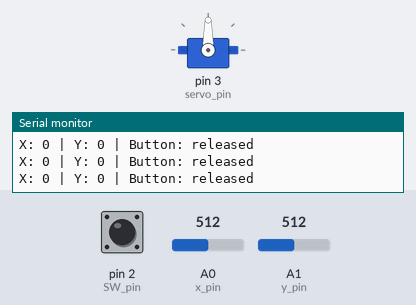
A sketch run on a simulated Arduino Uno, built with avr-gcc and run on an emulated ATmega328P. Parts: servo, the last lines printed to the serial monitor. The test bench sets the inputs (shaded band); at power-on: A0 (x_pin) = 512, A1 (y_pin) = 512, pin 2 (SW_pin) HIGH.

Above: at 1.2 s.
1.3 s: A0 (x_pin) set to 540
At 2.5 s:
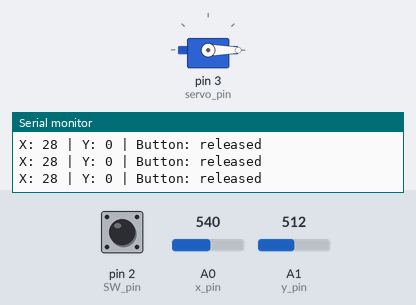
2.8 s: A0 (x_pin) set to 306
At 3.1 s:
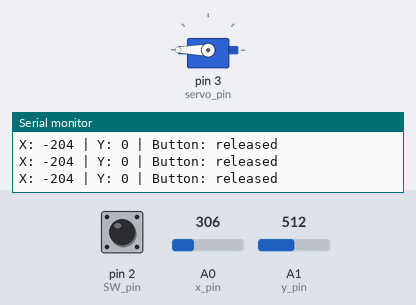
4.3 s: A1 (y_pin) set to 538
14.4 s: A1 (y_pin) set to 602
15.9 s: A1 (y_pin) set to 630
Timing chart, 0 to 18.4 s (numbered marks = the images above; inputs shaded):
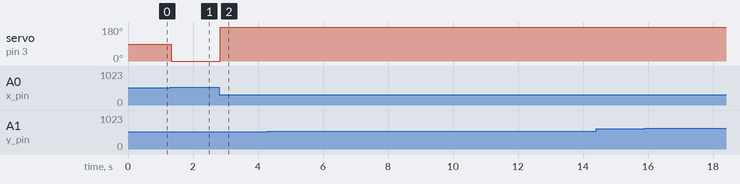

The sketch:

servo_on_nano.ino
```cpp
#include <Servo.h>

#define servo_pin  3
#define x_pin A0
#define y_pin A1
#define SW_pin 2

Servo yo_serve;

void setup() {
    Serial.begin(9600);
    pinMode(SW_pin, INPUT_PULLUP);
    yo_serve.attach(servo_pin, 500, 2400); // attach with standard pulse widths
}

void loop() {

  int x = map(analogRead(x_pin), 0, 1023, -507, 507);
  int y = map(analogRead(y_pin), 0, 1023, -507, 507);

  bool pressed = (digitalRead(SW_pin) == LOW);

  Serial.print("X: "); Serial.print(x);
  Serial.print(" | Y: "); Serial.print(y);
  Serial.print(" | Button: "); Serial.println(pressed ? "PRESSED" : "released");

  if (x > 20)
    servo_kd(0);  // center
  else if (x < -20)
    servo_kd(180); // left
  else
    servo_kd(90);   // right

  delay(15);
}

void servo_kd(int k) { yo_serve.write(k); } // 0-90 degrees
```

Measured:
- the behaviour switches between 532 and 533 on A0 (x_pin) (found by bisection; images 0 and 1)
- after the input at 1.3 s, servo on pin 3 (servo_pin): 90° → 0° at once
- after the input at 2.8 s, servo on pin 3 (servo_pin): 0° → 180° at once
